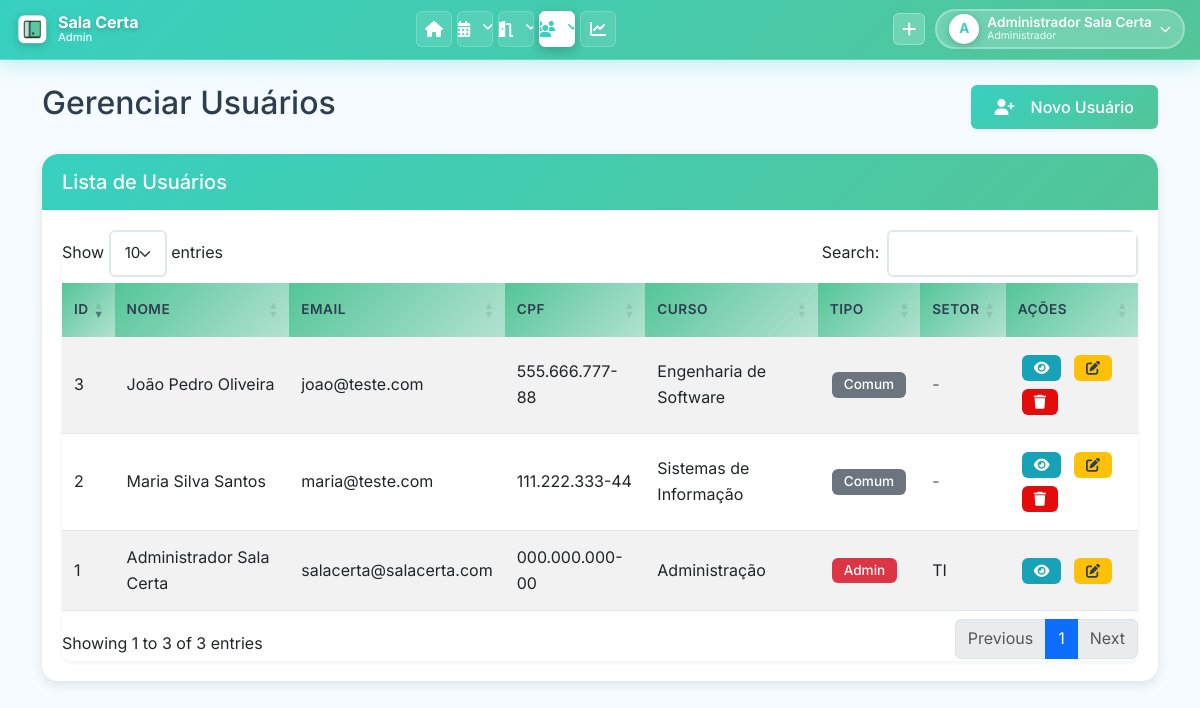
The page /pages/usuarios.php (signed in) on the database as committed earlier.
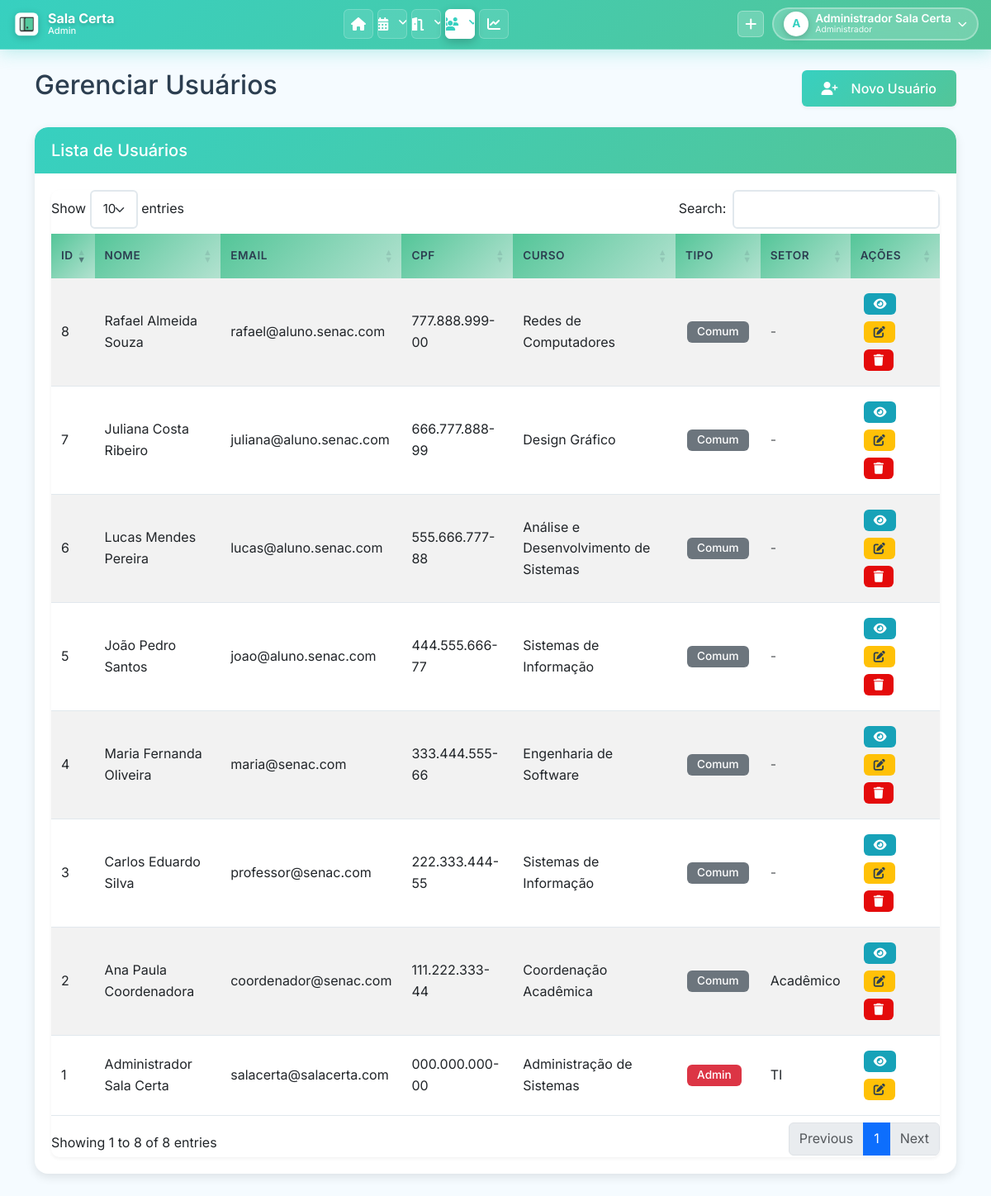
The same page on the database as committed later.
### tables this page shows
CREATE TABLE `USUARIO` (
    `USUARIO_ID` INT(11) NOT NULL AUTO_INCREMENT,
    `USUARIO_NOME` VARCHAR(255) NOT NULL,
    `USUARIO_EMAIL` VARCHAR(255) NOT NULL,
    `USUARIO_SENHA` VARCHAR(255) NOT NULL COMMENT 'Hash bcrypt via password_hash() ou texto puro (legado)',
    `USUARIO_CPF` VARCHAR(14) NOT NULL COMMENT 'Formato: 000.000.000-00 ou apenas números',
    `USUARIO_CURSO` VARCHAR(255) DEFAULT NULL,
    `TIPO_USUARIO` ENUM('admin', 'comum') NOT NULL DEFAULT 'comum',
    `SETOR` VARCHAR(255) DEFAULT '' COMMENT 'Se preenchido, permite acesso ao painel admin',
    `FOTO_PERFIL` VARCHAR(500) DEFAULT NULL COMMENT 'Caminho relativo: uploads/perfil/user_X_timestamp.png',
    PRIMARY KEY (`USUARIO_ID`),
    UNIQUE KEY `uk_usuario_email` (`USUARIO_EMAIL`),
    UNIQUE KEY `uk_usuario_cpf` (`USUARIO_CPF`)
);

### config/config.php (called while the page is built, shortened)
<?php
function isLoggedIn() {
    return isset($_SESSION['usuario_id']);
}
function isCurrentPage($page) {
    $currentPage = basename($_SERVER['PHP_SELF']);
    return $currentPage == $page;
}
function isCurrentSection($section) {
    $currentPage = basename($_SERVER['PHP_SELF']);
    switch ($section) {
        case 'reservas':
            return in_array($currentPage, ['reservas.php', 'nova_reserva.php', 'editar_reserva.php', 'ver_reserva.php', 'reservas_por_data.php']);
        case 'salas':
            return in_array($currentPage, ['salas.php', 'nova_sala.php', 'editar_sala.php', 'ver_sala.php']);
        case 'usuarios':
            return in_array($currentPage, ['usuarios.php', 'novo_usuario.php', 'editar_usuario.php', 'ver_usuario.php']);
    }
}
?>

### classes/Usuario.php (called while the page is built, shortened)
<?php
class Usuario {
    public static function listarTodos() {
        $conn = Conexao::getConn();
        $sql = "SELECT * FROM USUARIO ORDER BY USUARIO_NOME";
        $stmt = $conn->prepare($sql);
        $stmt->execute();
        return $stmt->fetchAll();
    }
}

### pages/usuarios.php (the view, shortened to what this page needs)
<?php
require_once '../config/config.php';
require_once '../classes/Usuario.php';
$usuarios = Usuario::listarTodos();
include '../includes/header.php';
?>
<div class="row">
    <div class="col-md-12">
        <div class="d-flex justify-content-between align-items-center mb-4">
            <h2>Gerenciar Usuários</h2>
            <a href="novo_usuario.php" class="btn btn-primary">
                <i class="fas fa-user-plus me-2"></i>Novo Usuário
            </a>
        </div>
        <div class="card">
            <div class="card-header">
                <h5 class="card-title mb-0">Lista de Usuários</h5>
            </div>
            <div class="card-body">
                <div class="table-responsive">
                    <table class="table table-striped table-hover datatable">
                        <thead>
                            <tr>
                                <th>ID</th>
                                <th>Nome</th>
                                <th>Email</th>
                                <th>CPF</th>
                                <th>Curso</th>
                                <th>Tipo</th>
                                <th>Setor</th>
                                <th>Ações</th>
                            </tr>
                        </thead>
                        <tbody>
                            <?php foreach ($usuarios as $usuario): ?>
                            <tr>
                                <td><?php echo $usuario['USUARIO_ID']; ?></td>
                                <td><?php echo $usuario['USUARIO_NOME']; ?></td>
                                <td><?php echo $usuario['USUARIO_EMAIL']; ?></td>
                                <td><?php echo $usuario['USUARIO_CPF']; ?></td>
                                <td><?php echo $usuario['USUARIO_CURSO']; ?></td>
                                <td>
                                    <?php
                                    $tipo = $usuario['TIPO_USUARIO'] ?? 'comum';
                                    $badgeClass = $tipo == 'admin' ? 'bg-danger' : 'bg-secondary';
                                    ?>
                                    <span class="badge <?php echo $badgeClass; ?>">
                                        <?php echo ucfirst($tipo); ?>
                                    </span>
                                </td>
                                <td><?php echo !empty($usuario['SETOR']) ? ucfirst($usuario['SETOR']) : '<span class="text-muted">-</span>'; ?></td>
                                <td>
                                    <a href="ver_usuario.php?id=<?php echo $usuario['USUARIO_ID']; ?>" class="btn btn-sm btn-info" data-bs-toggle="tooltip" title="Ver detalhes">
                                        <i class="fas fa-eye"></i>
                                    </a>
                                    <a href="editar_usuario.php?id=<?php echo $usuario['USUARIO_ID']; ?>" class="btn btn-sm btn-warning" data-bs-toggle="tooltip" title="Editar">
                                        <i class="fas fa-edit"></i>
                                    </a>
                                    <?php if ($usuario['USUARIO_ID'] != $_SESSION['usuario_id']): ?>
                                    <a href="usuarios.php?excluir=<?php echo $usuario['USUARIO_ID']; ?>" class="btn btn-sm btn-danger btn-delete" data-bs-toggle="tooltip" title="Excluir">
                                        <i class="fas fa-trash"></i>
                                    </a>
                                    <?php endif; ?>
                                </td>
                            </tr>
                            <?php endforeach; ?>
                        </tbody>
                    </table>
                </div>
            </div>
        </div>
    </div>
</div>
<?php include '../includes/footer.php'; ?>

### includes/header.php (shortened to what this page needs)
<?php
$isSubfolder = (basename(dirname($_SERVER['SCRIPT_FILENAME'])) === 'pages');
$baseUrl = $isSubfolder ? '..' : '.';
?>
<!DOCTYPE html>
<html lang="pt-br">
<head>
    <link href="https://cdn.jsdelivr.net/npm/bootstrap@5.3.0/dist/css/bootstrap.min.css" rel="stylesheet">
    <link rel="stylesheet" href="https://cdnjs.cloudflare.com/ajax/libs/font-awesome/6.4.0/css/all.min.css">
    <link rel="stylesheet" href="https://cdn.datatables.net/1.13.5/css/dataTables.bootstrap5.min.css">
    <link rel="stylesheet" href="https://cdnjs.cloudflare.com/ajax/libs/cropperjs/1.5.13/cropper.min.css">
    <link rel="stylesheet" href="<?php echo $baseUrl; ?>/assets/css/style.css">
    <link rel="stylesheet" href="<?php echo $baseUrl; ?>/assets/css/header-modern.css">
    <link rel="stylesheet" href="<?php echo $baseUrl; ?>/assets/css/style-no-sidebar.css">
    <link rel="stylesheet" href="<?php echo $baseUrl; ?>/assets/css/global.css">
</head>
<body>
    <div class="wrapper">
        <div id="content">
            <?php if (isLoggedIn()): ?>
            <nav class="navbar navbar-expand-lg">
                <div class="top-menu-bar">
                    <div class="menu-left">
                        <a href="<?php echo $baseUrl; ?>/index.php" class="logo-section">
                            <img src="<?php echo $baseUrl; ?>/assets/img/logo.png" class="logo-icon" alt="Sala Certa" style="width: 35px; height: 35px;">
                            <div class="logo-text">
                                <span class="main">Sala Certa</span>
                                <span class="sub">Admin</span>
                            </div>
                        </a>
                    </div>
                    <div class="menu-center">
                        <ul class="nav-menu">
                            <li class="nav-item-custom">
                                <a href="<?php echo $baseUrl; ?>/index.php" class="nav-link-custom <?php echo isCurrentPage('index.php') ? 'active' : ''; ?>">
                                    <i class="fas fa-home"></i>
                                </a>
                            </li>
                            <li class="nav-item-custom">
                                <a href="<?php echo $baseUrl; ?>/pages/reservas.php" class="nav-link-custom has-submenu <?php echo isCurrentSection('reservas') ? 'active' : ''; ?>">
                                    <i class="fas fa-calendar-alt"></i>
                                </a>
                            </li>
                            <li class="nav-item-custom">
                                <a href="<?php echo $baseUrl; ?>/pages/salas.php" class="nav-link-custom has-submenu <?php echo isCurrentSection('salas') ? 'active' : ''; ?>">
                                    <i class="fas fa-door-open"></i>
                                </a>
                            </li>
                            <li class="nav-item-custom">
                                <a href="<?php echo $baseUrl; ?>/pages/usuarios.php" class="nav-link-custom has-submenu <?php echo isCurrentSection('usuarios') ? 'active' : ''; ?>">
                                    <i class="fas fa-users"></i>
                                </a>
                            </li>
                            <li class="nav-item-custom">
                                <a href="<?php echo $baseUrl; ?>/pages/relatorios.php" class="nav-link-custom <?php echo isCurrentPage('relatorios.php') ? 'active' : ''; ?>">
                                    <i class="fas fa-chart-line"></i>
                                </a>
                            </li>
                        </ul>
                    </div>
                    <div class="menu-right">
                        <div class="quick-actions">
                            <button class="quick-action-btn" onclick="window.location.href='<?php echo $baseUrl; ?>/pages/nova_reserva.php'" data-bs-toggle="tooltip" title="Nova Reserva">
                                <i class="fas fa-plus"></i>
                            </button>
                        </div>
                        <div class="user-dropdown">
                            <div class="user-dropdown-toggle" onclick="toggleUserDropdown()">
                                <div class="user-avatar">
                                    <?php
                                    $foto_existe = false;
                                    if (!$foto_existe) {
                                        echo strtoupper(substr($_SESSION['usuario_nome'], 0, 1));
                                    }
                                    ?>
                                </div>
                                <div class="user-info">
                                    <span class="user-name"><?php echo htmlspecialchars($_SESSION['usuario_nome']); ?></span>
                                    <span class="user-role">Administrador</span>
                                </div>
                                <i class="fas fa-chevron-down dropdown-arrow"></i>
                            </div>
                        </div>
                    </div>
                </div>
            </nav>
            <?php endif; ?>
            <div class="container-fluid py-4">

### includes/footer.php (shortened to what this page needs)
</div>
    </div>
</div>
</body>
</html>

### assets/css/style.css (style rules this page uses)
:root { --primary: #37D0C0; --primary-dark: #2bb8a8; --primary-light: #53C598; --secondary: #B3E2D0; --accent: #e40b0b; --bg-light: #F5FBFF; --bg-white: #ffffff; --text-dark: #2c3e50; --text-light: #7f8c8d; --text-white: #ffffff; --border-color: #e1e8ed; --shadow-sm: 0 2px 4px rgba(0, 0, 0, 0.05); --shadow-md: 0 4px 12px rgba(0, 0, 0, 0.1); --shadow-lg: 0 8px 24px rgba(0, 0, 0, 0.12); --shadow-xl: 0 12px 40px rgba(0, 0, 0, 0.15); --transition: all 0.3s cubic-bezier(0.4, 0, 0.2, 1); --radius-sm: 6px; --radius-md: 10px; --radius-lg: 16px; }
* { margin: 0; padding: 0; box-sizing: border-box; }
body { font-family: 'Inter', 'Segoe UI', Tahoma, Geneva, Verdana, sans-serif; background-color: var(--bg-light); color: var(--text-dark); line-height: 1.6; overflow-x: hidden; }
.wrapper { display: flex; width: 100%; align-items: stretch; min-height: 100vh; }
#content { width: 100%; min-height: 100vh; transition: var(--transition); margin-left: 280px; }
.navbar { background: var(--bg-white) !important; box-shadow: var(--shadow-sm); padding: 1rem 1.5rem; position: sticky; top: 0; z-index: 999; animation: slideInRight 0.5s ease-out; }
.container-fluid { animation: fadeIn 0.6s ease-out; }
.card { border: none; border-radius: var(--radius-lg); box-shadow: var(--shadow-md); margin-bottom: 24px; transition: var(--transition); overflow: hidden; background: var(--bg-white); animation: fadeIn 0.5s ease-out; }
.card-header { background: linear-gradient(135deg, var(--primary), var(--primary-light)); color: var(--text-white); border: none; padding: 18px 24px; font-weight: 600; font-size: 1.1rem; border-radius: var(--radius-lg) var(--radius-lg) 0 0 !important; }
.card-body { padding: 24px; }
.btn { border-radius: var(--radius-sm); padding: 10px 24px; font-weight: 500; transition: var(--transition); border: none; display: inline-flex; align-items: center; gap: 8px; }
.btn-primary { background: linear-gradient(135deg, var(--primary), var(--primary-light)); color: var(--text-white); box-shadow: var(--shadow-sm); }
.btn-warning { background: #ffc107; color: var(--text-dark); }
.btn-danger { background: var(--accent); color: var(--text-white); }
.btn-info { background: #17a2b8; color: var(--text-white); }
.btn-sm { padding: 6px 12px; font-size: 0.875rem; }
.table-responsive { border-radius: var(--radius-md); overflow: hidden; box-shadow: var(--shadow-sm); }
.table { margin-bottom: 0; }
.table thead th { background: linear-gradient(135deg, var(--primary-light), var(--secondary)); color: var(--text-dark); border: none; font-weight: 600; text-transform: uppercase; font-size: 0.85rem; letter-spacing: 0.5px; padding: 16px 12px; }
.table tbody tr { transition: var(--transition); border-bottom: 1px solid var(--border-color); }
.table tbody td { padding: 14px 12px; vertical-align: middle; }
.badge { padding: 6px 12px; border-radius: var(--radius-sm); font-weight: 500; font-size: 0.85rem; }
html { scroll-behavior: smooth; }

### assets/css/style-no-sidebar.css (style rules this page uses)
#content, #content.with-sidebar { margin-left: 0 !important; width: 100% !important; }
.wrapper { display: block; }
.nav-item-custom { position: relative; }
.has-submenu::after { content: '\f107'; font-family: 'Font Awesome 6 Free'; font-weight: 900; margin-left: 6px; font-size: 0.8rem; transition: transform 0.3s ease; }

### includes/header.php (style rules this page uses)
.user-dropdown { position: relative; }
.user-dropdown-toggle { display: flex; align-items: center; gap: 8px; background: rgba(255, 255, 255, 0.2); border: 2px solid rgba(255, 255, 255, 0.3); color: white; padding: 5px 12px; border-radius: 30px; cursor: pointer; transition: all 0.3s ease; height: 40px; }
.user-avatar { width: 30px; height: 30px; border-radius: 50%; background: white; display: flex; align-items: center; justify-content: center; color: #37D0C0; font-weight: 700; font-size: 0.85rem; overflow: hidden; }
.user-info { display: flex; flex-direction: column; line-height: 1.1; }
.user-name { font-weight: 600; font-size: 0.85rem; }
.user-role { font-size: 0.65rem; opacity: 0.9; }
.dropdown-arrow { font-size: 0.7rem; transition: transform 0.3s ease; }
.navbar { margin: 0 !important; padding: 0 !important; }
.top-menu-bar { margin: 0 !important; padding: 0 15px !important; }

Rows that differ between the two databases and show on the page:
changed usuario "Administrador Sala Certa": USUARIO_CURSO "Administração" → "Administração de Sistemas"
changed usuario id 2: USUARIO_NOME "Maria Silva Santos" → "Ana Paula Coordenadora"; USUARIO_EMAIL "maria@teste.com" → "coordenador@senac.com"; USUARIO_CURSO "Sistemas de Informação" → "Coordenação Acadêmica"; SETOR (not shown) → "Acadêmico"; no longer shows "-"; moves up the list
changed usuario id 3: USUARIO_NOME "João Pedro Oliveira" → "Carlos Eduardo Silva"; USUARIO_EMAIL "joao@teste.com" → "professor@senac.com"; USUARIO_CPF "555.666.777-88" → "222.333.444-55"; USUARIO_CURSO "Engenharia de Software" → "Sistemas de Informação"
added usuario: USUARIO_ID "5", USUARIO_NOME "João Pedro Santos", USUARIO_EMAIL "joao@aluno.senac.com", USUARIO_CPF "444.555.666-77", USUARIO_CURSO "Sistemas de Informação", TIPO_USUARIO "Comum"
added usuario: USUARIO_ID "7", USUARIO_NOME "Juliana Costa Ribeiro", USUARIO_EMAIL "juliana@aluno.senac.com", USUARIO_CPF "666.777.888-99", USUARIO_CURSO "Design Gráfico", TIPO_USUARIO "Comum"
added usuario: USUARIO_ID "6", USUARIO_NOME "Lucas Mendes Pereira", USUARIO_EMAIL "lucas@aluno.senac.com", USUARIO_CPF "555.666.777-88", USUARIO_CURSO "Análise e Desenvolvimento de Sistemas", TIPO_USUARIO "Comum"
added usuario: USUARIO_ID "4", USUARIO_NOME "Maria Fernanda Oliveira", USUARIO_EMAIL "maria@senac.com", USUARIO_CPF "333.444.555-66", USUARIO_CURSO "Engenharia de Software", TIPO_USUARIO "Comum"
added usuario: USUARIO_ID "8", USUARIO_NOME "Rafael Almeida Souza", USUARIO_EMAIL "rafael@aluno.senac.com", USUARIO_CPF "777.888.999-00", USUARIO_CURSO "Redes de Computadores", TIPO_USUARIO "Comum"
Other text that changed with them:
text written by a page script: "Show entries Search: Showing 1 to 3 of 3 entries Previous 1 Next" → "Show entries Search: Showing 1 to 8 of 8 entries Previous 1 Next"
